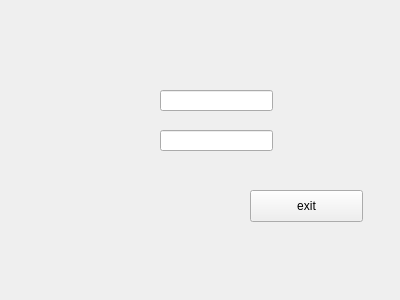
<?xml version="1.0" encoding="UTF-8"?>
<ui version="4.0">
 <class>SomeForm</class>
 <widget class="QWidget" name="SomeForm">
  <property name="geometry">
   <rect>
    <x>0</x>
    <y>0</y>
    <width>400</width>
    <height>300</height>
   </rect>
  </property>
  <property name="windowTitle">
   <string>Form</string>
  </property>
  <widget class="QLineEdit" name="lineEdit">
   <property name="geometry">
    <rect>
     <x>160</x>
     <y>90</y>
     <width>113</width>
     <height>21</height>
    </rect>
   </property>
  </widget>
  <widget class="QLineEdit" name="lineEdit_2">
   <property name="geometry">
    <rect>
     <x>160</x>
     <y>130</y>
     <width>113</width>
     <height>21</height>
    </rect>
   </property>
  </widget>
  <widget class="QPushButton" name="pushButton">
   <property name="geometry">
    <rect>
     <x>250</x>
     <y>190</y>
     <width>113</width>
     <height>32</height>
    </rect>
   </property>
   <property name="text">
    <string>exit</string>
   </property>
  </widget>
 </widget>
 <resources/>
 <connections/>
</ui>
